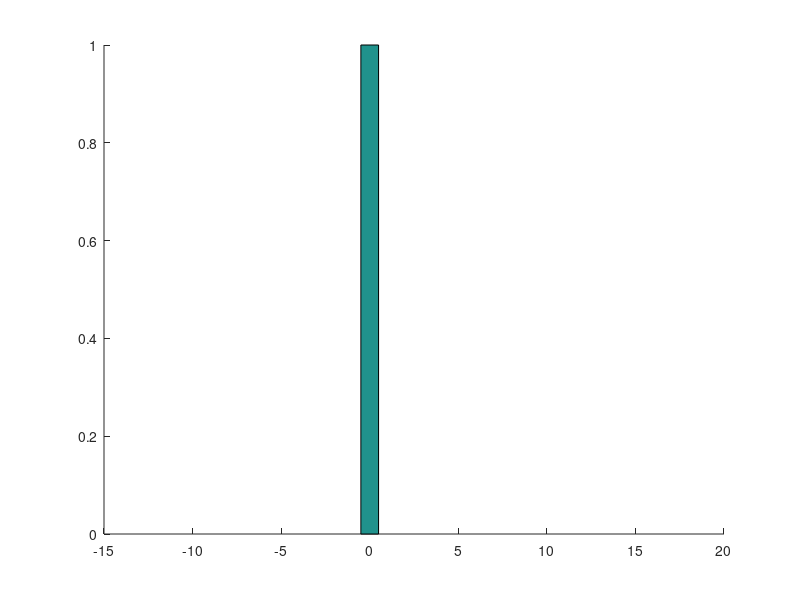

Write the MATLAB code that produced this figure. (Note: this script raises an error after producing the figure.)
%% This code is to finalize the TDG methylation on liver right lobe & HepG2 cell lines.

MutS_MM = zeros(1, 1)
MutS_WT = zeros(1, 1)
hist(MutS_MM, 30, 'auto')
hold on
hist(MutS_WT, 30,  'auto')
hold off


Data = zeros(1, 4)

CpN_bins_mean = zeros(32, 5);
CpN_bins_median = zeros(32, 5);

j = 1

for i = 1:32:1024
    CpN_bins_mean(j, 2) = mean(Data(i:(i+31), 1));
    CpN_bins_mean(j, 3) = mean(Data(i:(i+31), 2));
    CpN_bins_mean(j, 4) = mean(Data(i:(i+31), 3));
    CpN_bins_mean(j, 5) = mean(Data(i:(i+31), 4));
    CpN_bins_mean(j, 1) = j
    
    CpN_bins_median(j, 2) = median(Data(i:(i+31), 1));
    CpN_bins_median(j, 3) = median(Data(i:(i+31), 2));
    CpN_bins_median(j, 4) = median(Data(i:(i+31), 3));
    CpN_bins_median(j, 5) = median(Data(i:(i+31), 4));
    CpN_bins_median(j, 1) = j

    j = j + 1
end

coef_CpN_mean = zeros(4, 1)
coef_CpN_median = zeros(4, 1)

%%Regress TDG_FI on #bin

for k = 2:5
    R_CpN_mean = corrcoef(CpN_bins_mean(:, k), CpN_bins_mean(:, 1));
    coef_CpN_mean((k - 1), 1) = R_CpN_mean(1, 2);

    R_CpN_median = corrcoef(CpN_bins_median(:, k), CpN_bins_median(:, 1));
    coef_CpN_median((k - 1), 1) = R_CpN_median(1, 2);
end